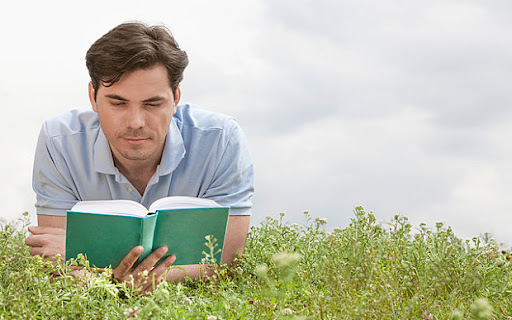
#> input picture data/test_image.jpg, 512 x 320 px
$ python test_vision.py
#> lines starting #> are read from the running program, lines starting #| are printed output that depends on the picture
import requests
import base64
import json
import time
import cv2
import numpy as np

IMAGE_PATH = "data/test_image.jpg"
OLLAMA_URL = "http://localhost:11434/api/generate"
MODEL_NAME = "moondream"

def run_tactical_inference():
    print(f"[INFO] Initializing AEGIS-Cloud Tactical Reasoning (Optimization: 224px)...")

    # Step 1: Resize image manually to 224px (Lighter for Jetson RAM)
    img = cv2.imread(IMAGE_PATH)
#> img is the input picture: shape (320, 512, 3); mean B, G, R 175.4, 193.7, 191.6
    if img is None:
        print("[ERROR] Image not found!")
        return
    img_resized = cv2.resize(img, (224, 224))
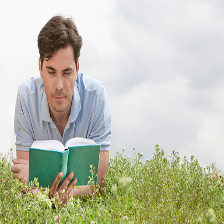
#> img_resized: shape (224, 224, 3); mean B, G, R 175.4, 193.6, 191.5
    _, buffer = cv2.imencode(".jpg", img_resized)
    img_payload = base64.b64encode(buffer).decode('utf-8')

    # Step 2: Payload with strict options
    payload = {
        "model": MODEL_NAME,
        "prompt": "What do you see in this mountain lake image? Describe briefly.",
        "stream": False,
        "options": {
            "num_predict": 100,
            "temperature": 0.2
        },
        "images": [img_payload]
    }

    print(f"[PROCESS] Uplinking to Moondream. Expecting faster results at 224px...")
    start_ts = time.time()

    try:
        response = requests.post(OLLAMA_URL, json=payload, timeout=300)
        data = response.json()

        # print(f"DEBUG RAW DATA: {data}")

        report = data.get("response", "").strip()
        exec_time = time.time() - start_ts

        print("\n" + "="*60)
        print(f" TACTICAL REPORT | EXECUTION: {exec_time:.2f}s")
        print("="*60)
        if report:
            print(report)
        else:
            print("[CRITICAL] Model returned an empty string. Memory pressure suspected.")
        print("="*60 + "\n")

    except Exception as exc:
        print(f"[CRITICAL] Error: {exc}")

if __name__ == "__main__":
    run_tactical_inference()
#> (the call stopped at in run_tactical_inference, `response = requests.post(OLLAMA_URL, json=payload, timeout=300)`: requests is not available in this run)
